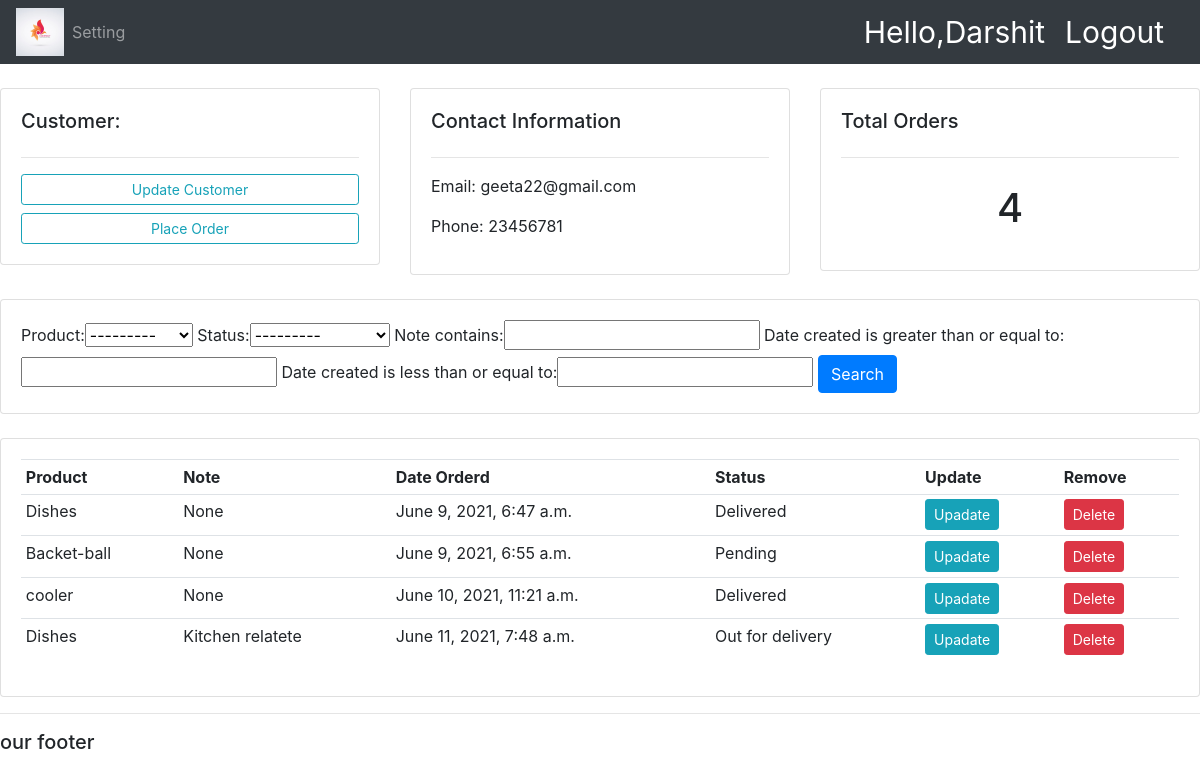
Page /customer/1/ (signed in) on the committed database.
### accounts/models.py (models this page shows, shortened)
class Customer(models.Model):
    user = models.OneToOneField(User,blank=True, null=True, on_delete=models.CASCADE)
    name = models.CharField(max_length=200, null=True)
    phone = models.CharField(max_length=200, null=True)
    email = models.CharField(max_length=200, null=True)
    profile_pic = models.ImageField(default="profile.png",null=True, blank=True)
    date_created = models.DateTimeField(auto_now_add=True, null=True)

class Order(models.Model):
    STATUS = (
        ('Pending', 'Pending'),
        ('Out for delivery', 'Out for delivery'),
        ('Delivered', 'Delivered'),
    )
    customer = models.ForeignKey(Customer, null=True, on_delete=models.SET_NULL)
    product =  models.ForeignKey(Product, null=True, on_delete=models.SET_NULL)
    date_created = models.DateTimeField(auto_now_add=True, null=True)
    status = models.CharField(max_length=200, null=True, choices=STATUS)
    note = models.CharField(max_length=200, null=True)

class Product(models.Model):
    CATRGORY = (
        ('Indoor', 'Indoor'),
        ('Outdoor', 'Outdoor'),
    )
    name = models.CharField(max_length=200, null=True)
    price = models.FloatField(null=True)
    category = models.CharField(max_length=200, null=True, choices=CATRGORY)
    description = models.CharField(max_length=200, null=True, blank=True)
    date_created = models.DateTimeField(auto_now_add=True, null=True)
    tags = models.ManyToManyField(Tag)
    def __str__(self):
        return self.name

### accounts/views.py (the view)
# urls.py: path('customer/<str:pk_test>/', views.customer, name='customer'),
@login_required(login_url='login')
def customer(request, pk_test):
    customer = Customer.objects.get(id=pk_test)
    orders = customer.order_set.all()
    order_count = orders.count()
    myFilter = OrderFilter(request.GET, queryset=orders)
    orders = myFilter.qs
    context = {'customer':customer, 'orders':orders, 'order_count':order_count, 'myFilter':myFilter}
    return render(request, 'accounts/customer.html', context)

### accounts/templates/accounts/customer.html
{% extends 'accounts/main.html' %}
{% block content %}
 <br>
 <div class="row">
	<div class="col-md">
		<div class="card card-body">
			<h5>Customer:</h5>
			<hr>
			<a class="btn btn-outline-info  btn-sm btn-block" href="">Update Customer</a>
			<a class="btn btn-outline-info  btn-sm btn-block" href="{% url 'create_order' customer.id %}">Place Order</a>
		</div>
	</div>
	<div class="col-md">
		<div class="card card-body">
			<h5>Contact Information</h5>
			<hr>
			<p>Email: {{customer.email }}</p>
			<p>Phone: {{customer.phone }}</p>
		</div>
	</div>
	<div class="col-md">
		<div class="card card-body">
			<h5>Total Orders</h5>
			<hr>
			<h1 style="text-align: center;padding: 10px">{{ order_count }}</h1>
		</div>
	</div>
</div>
<br>
<div class="row">
	<div class="col">
		<div class="card card-body">
			<form method="get">
              {{ myFilter.form }}
		    <button class="btn btn-primary" type="submit">Search</button>
		  </form>
		</div>
	</div>
</div>
<br>
<div class="row">
	<div class="col-md">
		<div class="card card-body">
			<table class="table table-sm">
				<tr>
					<th>Product</th>
					<th>Note</th>
					<th>Date Orderd</th>
					<th>Status</th>
					<th>Update</th>
					<th>Remove</th>
				</tr>
				{% for order in orders %}
				<tr>
					<td>{{ order.product }}</td>
					<td>{{ order.note }}</td>
					<td>{{ order.date_created }}</td>
					<td>{{ order.status }}</td>
					<td><a class='btn btn-sm btn-info' href="{% url 'update_order' order.id %}">Upadate</a></td>
					<td><a class='btn btn-sm btn-danger' href="{% url 'delete_order' order.id %}">Delete</a></td>
				</tr>
				{% endfor %}
			</table>
		</div>
	</div>
</div>
{% endblock %}

### accounts/templates/accounts/navbar.html (shortened to what this page needs)
{% load static %}
<nav class="navbar navbar-expand-lg navbar-dark bg-dark">
   <img src="{% static 'image/logo2.jpeg' %}">
    <div class="collapse navbar-collapse" id="navbarNav">
      <ul class="navbar-nav">
        {% if request.user.is_staff %}
        <li class="nav-item active">
          <a class="nav-link" href="{% url 'home' %}">Dashboard</a>
        </li>
        <li class="nav-item">
          <a class="nav-link" href="{% url 'products' %}">Products</a>
        </li>
        {% else %}
        <li class="nav-item">
          <a class="nav-link" href="{% url 'account' %}">Setting</a>
        </li>
        {% endif %}
      </ul>
    </div>
    <span class = "hello-msg">Hello,{{ request.user }}</span>
    <span><a class = "hello-msg" href="{% url 'logout' %}">Logout</a></span>
  </nav>

### accounts/templates/accounts/navbar.html (style rules this page uses)
.hello-msg { font-size: 30px; color: white; margin-right: 20px; }

### rows in the picture
Customer: email "geeta22@gmail.com", phone "23456781"
Order: product "Dishes", note "None", date_created "June 9, 2021, 6:47 a.m.", status "Delivered"
Order: product "Backet-ball", note "None", date_created "June 9, 2021, 6:55 a.m.", status "Pending"
Order: product "cooler", note "None", date_created "June 10, 2021, 11:21 a.m.", status "Delivered"
Order: product "Dishes", note "Kitchen relatete", date_created "June 11, 2021, 7:48 a.m.", status "Out for delivery"

### other values in the picture
{{ request.user }} "Darshit"
{{ order_count }} "4"
